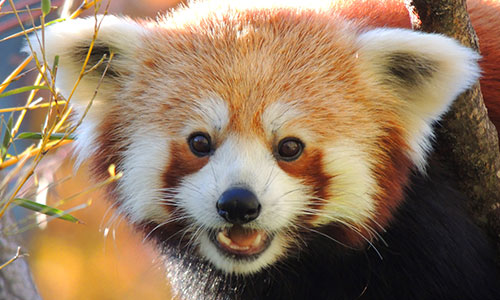
#> input picture pysource/images/red_panda.jpg, 500 x 300 px
$ python ch12.py
#> lines starting #> are read from the running program, lines starting #| are printed output that depends on the picture
import cv2
import numpy as np

img=cv2.imread("images/red_panda.jpg")
#> img is the input picture: shape (300, 500, 3); mean B, G, R 96.8, 121.6, 146.7
print(img.shape)
#| (300, 500, 3)
rows,cols,ch=img.shape
#> rows = 300; cols = 500; ch = 3

#resize_img=cv2.resize(img,(400,500))
resize_img=cv2.resize(img,None,fx=0.5,fy=0.5)
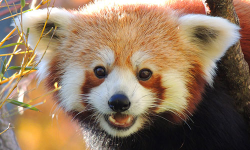
#> resize_img: shape (150, 250, 3); mean B, G, R 96.9, 121.8, 146.8

matrixT=np.float32([[1,0,100],[0,1,50]])

tran_img=cv2.warpAffine(img,matrixT,(cols,rows))
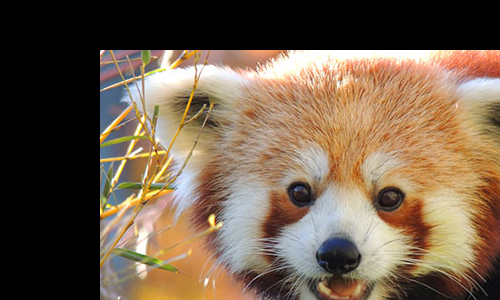
#> tran_img: shape (300, 500, 3); mean B, G, R 75.9, 95, 114

matrixR=cv2.getRotationMatrix2D((cols/2,rows/2),90,1)
rot_img=cv2.warpAffine(img,matrixR,(cols,rows))
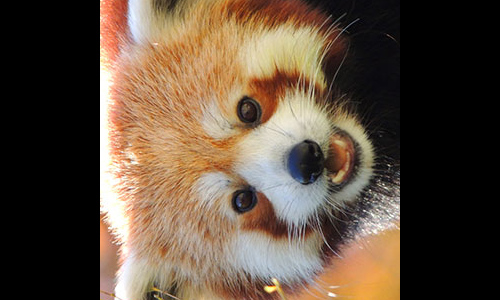
#> rot_img: shape (300, 500, 3); mean B, G, R 61.7, 77.4, 94.2

cv2.imshow("orig",img)
cv2.imshow("resize",resize_img)
cv2.imshow("tran",tran_img)
cv2.imshow("rotate",rot_img)
while True:
    key=cv2.waitKey(1)
#> (key Esc is pressed here)
    if key==27: #27 is ESC
        break
cv2.destroyAllWindows()

$ run again, with pysource/images/lake.jpg copied over pysource/images/red_panda.jpg
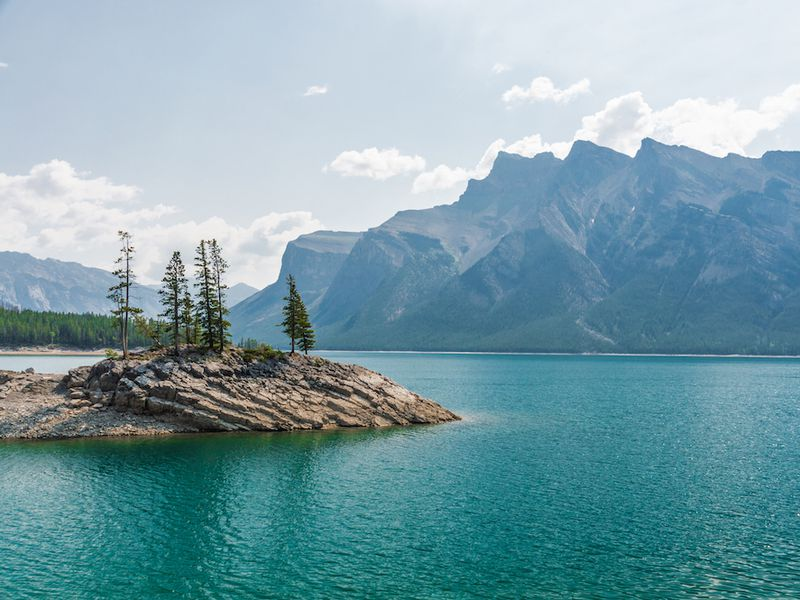
#> input picture pysource/images/lake.jpg, 800 x 600 px
#> img is the input picture: shape (600, 800, 3); mean B, G, R 168.7, 159.5, 123.2
#| (600, 800, 3)
#> `tran_img=cv2.warpAffine(img,matrixT,(cols,rows))`:
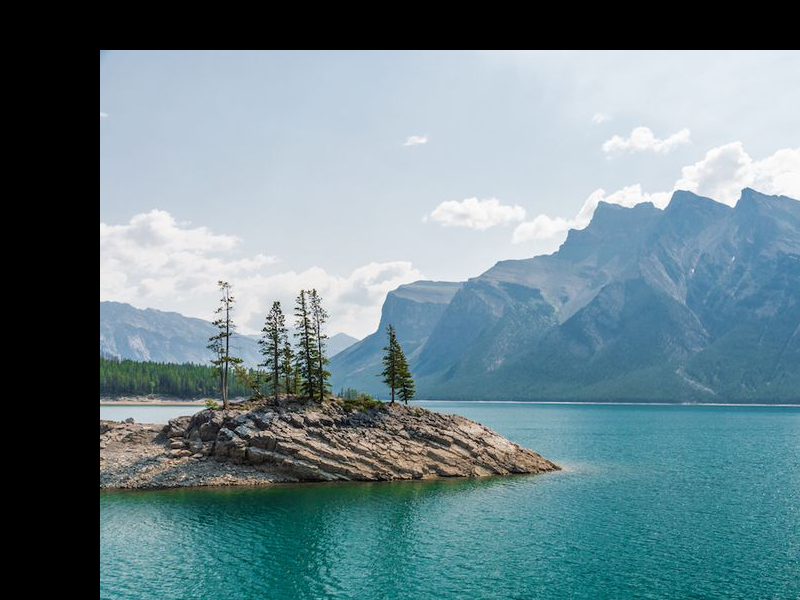
#> tran_img: shape (600, 800, 3); mean B, G, R 138.4, 131, 106.3
#> `rot_img=cv2.warpAffine(img,matrixR,(cols,rows))`:
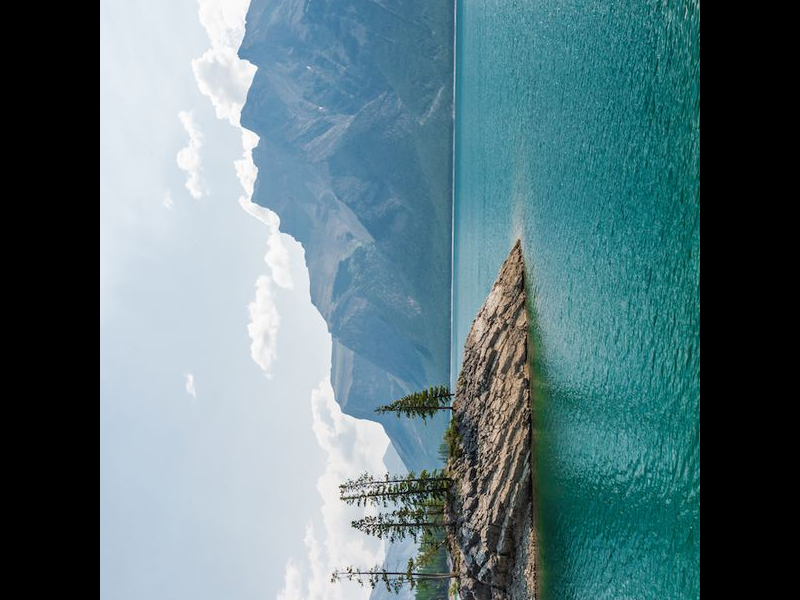
#> rot_img: shape (600, 800, 3); mean B, G, R 125.1, 118.5, 90.3
